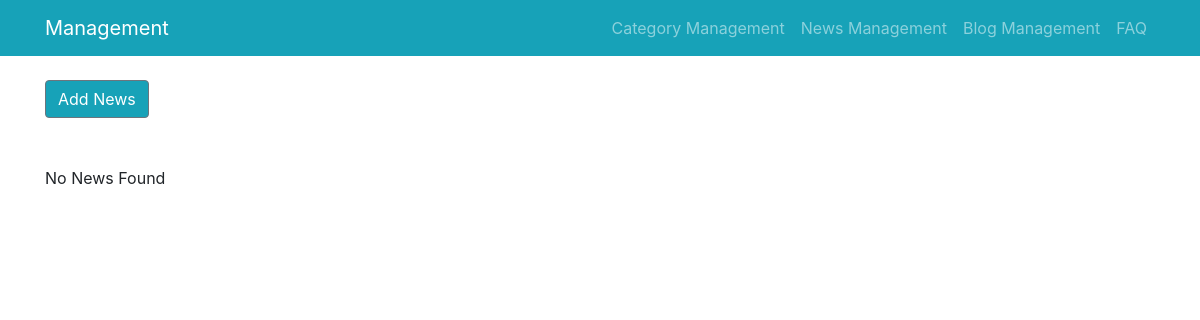
Before: /news_management/ with the older database file.
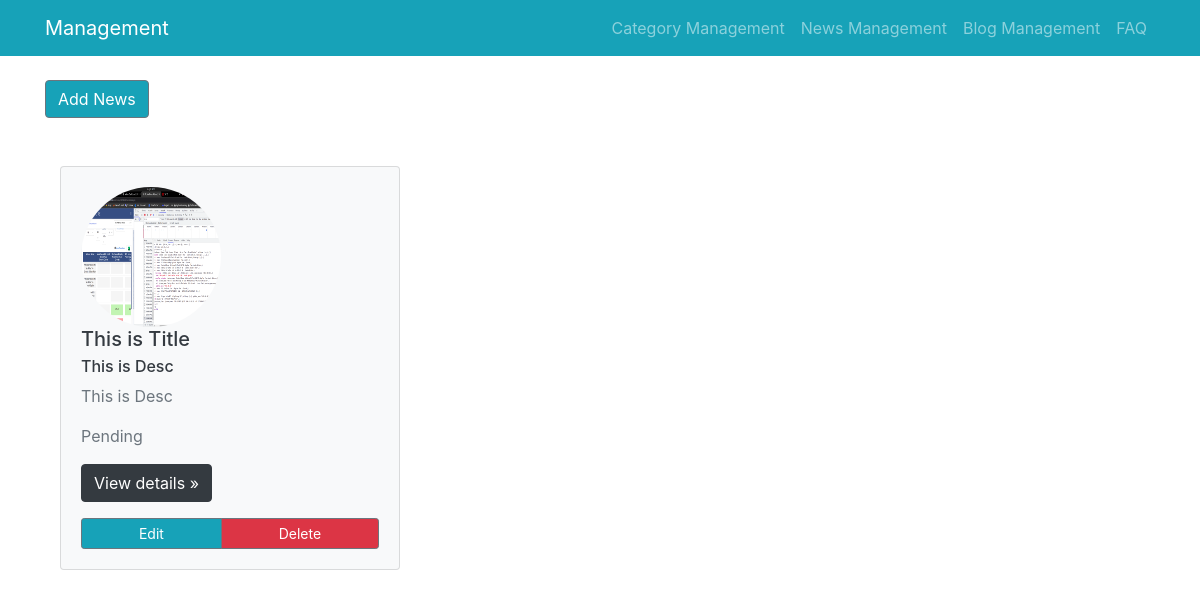
After: the same page with the newer database file.
### news_management/models.py (models this page shows, shortened)
class News(models.Model):
    class Meta:
        db_table = 'news'
    id = models.AutoField(primary_key=True)
    title = models.CharField(max_length=150)
    short_description = models.CharField(max_length=150)
    description = models.CharField(max_length=300)
    image = models.ImageField(upload_to='media/')
    status = models.CharField(max_length=300, choices = STATUS_CHOICES,null=True,blank=True)
    meta_title = models.CharField(max_length=150)
    meta_description = models.TextField(blank = True)
    meta_keyword = models.CharField(max_length=300)
    og_title = models.TextField(blank = True)
    og_description = models.CharField(max_length=300)
    og_url = models.CharField(max_length=150)
    canonical_url = models.TextField(blank = True)

### news_management/views.py (the view)
# urls.py: path('', NewsView.as_view(), name="news_list"),
class NewsView(ListView):
    model = News
    queryset = News.objects.all()
    template_name = 'news_management/list_view.html'
    context_object_name = 'news_list'

### templates/news_management/list_view.html
{% extends 'base.html' %}
{% block content %}
<br>
<div>
  <a class="btn btn-secondary bg-info" href="{% url 'add_news' %}" role="button">Add News</a>
</div>
<div class="album py-5">
  <div class="container">
    <div class="row">
      {% if object_list %}
      {% for each in news_list %}
      <div class="col-md-4 mb-3">
        <div class="card bg-light">
          <div class="card-body">
            <img class="rounded-circle" src="{{each.image.url}}" alt="Generic placeholder image" width="140" height="140">
            <h5 class="card-title text-dark">{{each.title}}</h5>
            <h6 class="card-subtitle mb-2 text-dark">{{each.short_description}}</h6>
            <p class="text-muted">{{each.description}}</p>
            <p class="text-muted">{{each.status}}</p>
            <p><a class="btn btn-dark" href="{% url 'news_detail_view' each.id %}" role="button">View details
                &raquo;</a></p>
            <div class="btn-group d-flex justify-content-between align-items-center">
              <a class="btn btn-sm btn-outline-secondary bg-info text-white" href="{% url 'edit_news' each.id %}"
                role="button">Edit</a>
              <a class="btn btn-sm btn-outline-secondary bg-danger text-white" href="{% url 'delete_news' each.id %}" role="button">Delete</a>
            </div>
          </div>
        </div>
      </div>
      {% endfor %}
      {% else %}
      No News Found
      {% endif %}
    </div>
  </div>
  {% endblock %}

Changed rows visible on the page:
added News: image (picture), title "This is Title", short_description "This is Desc", description "This is Desc", status "Pending"
Other visible differences:
text no longer shown: "No News Found"
